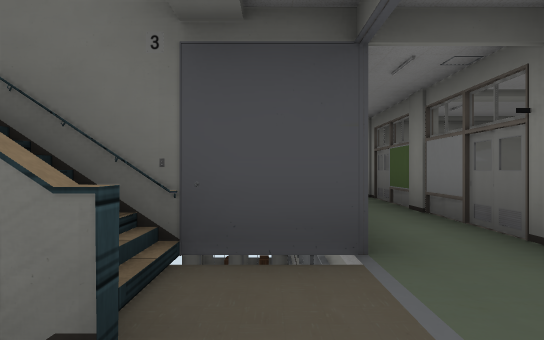
view 1 (above)

17 first-person views from a walk through a scene from a Unity 3-D project. The camera is 1.2 m above the floor, looks level and sees 75° across. The floor is counted in squares, 2 m on a side. Each view is taken from the middle of a square. On the plan, view 1 faces up. The plan holds only what a view shows up to about 10 squares ahead; the rest is blank. The place goes on beyond the plan. The player is left out. Door leaves are left out, so doorways stand open. Some surface patterns are stand-ins.

view 2
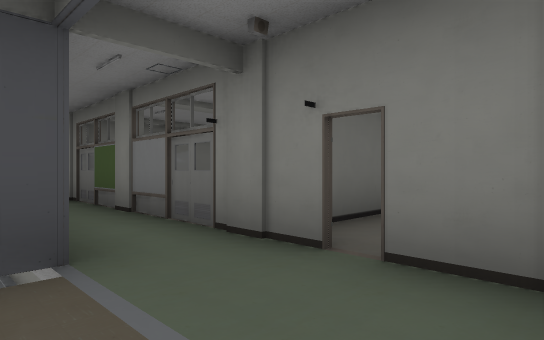

view 3
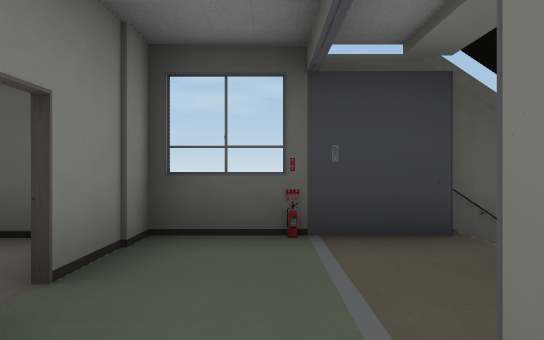

view 4
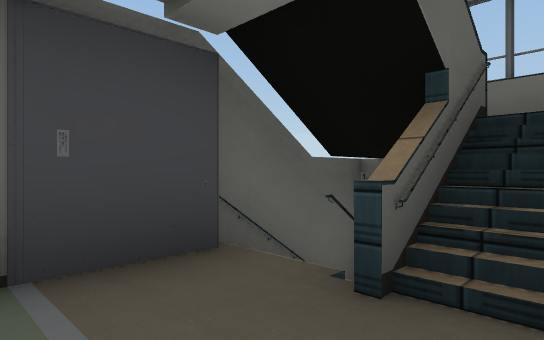

view 5
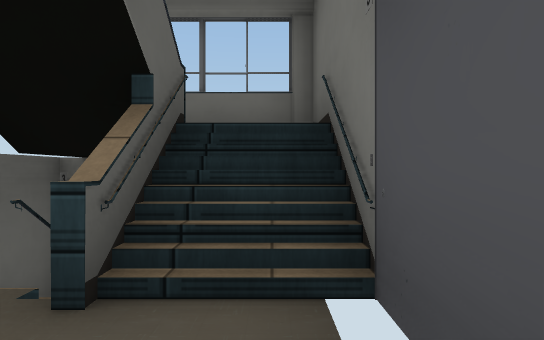

view 6
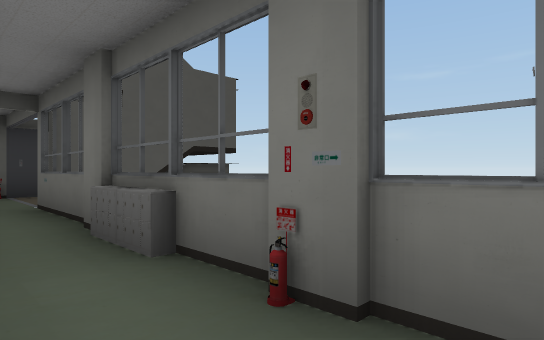

view 7
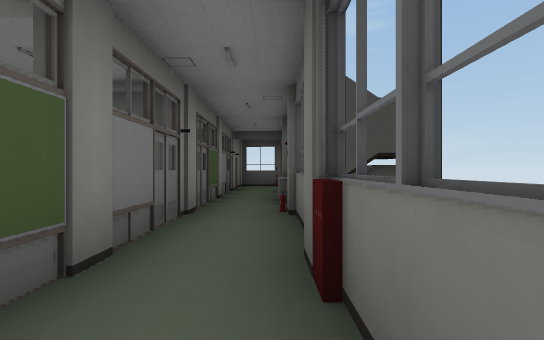

view 8
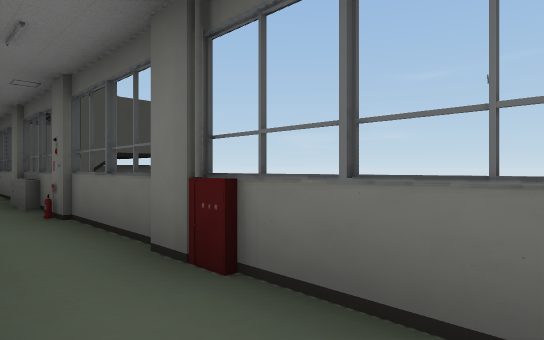

view 9
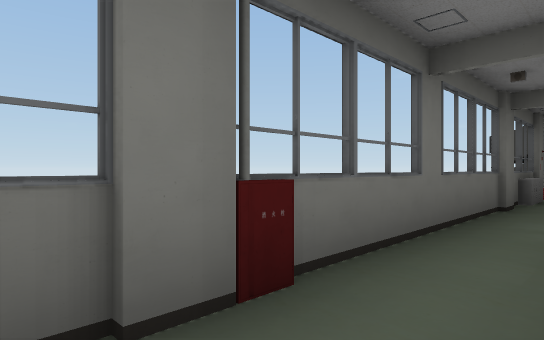

view 10
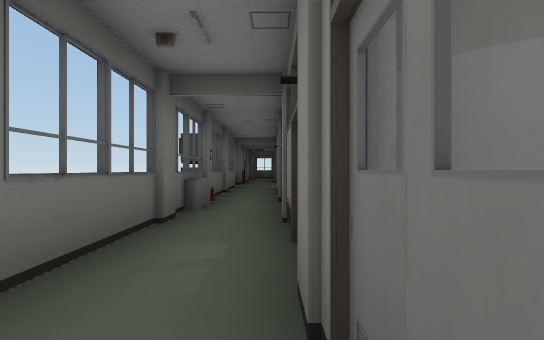

view 11
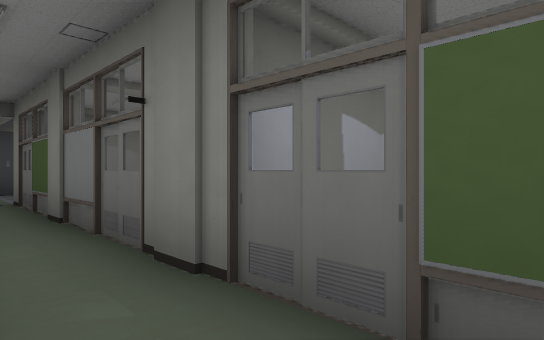

view 12
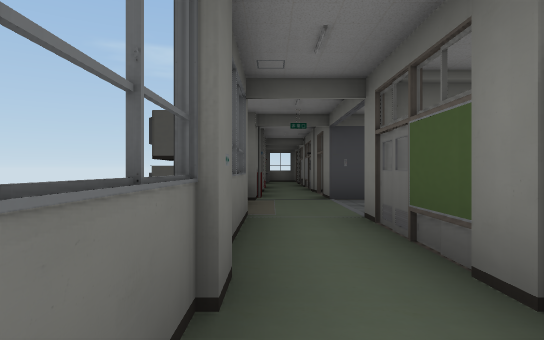

view 13
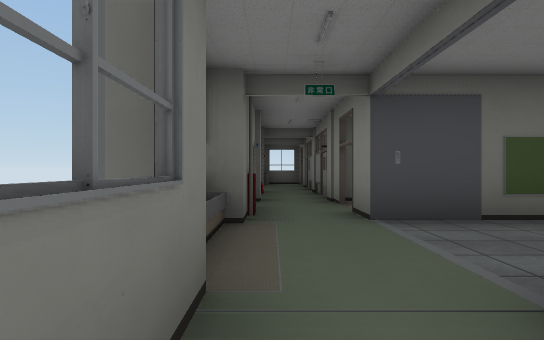

view 14
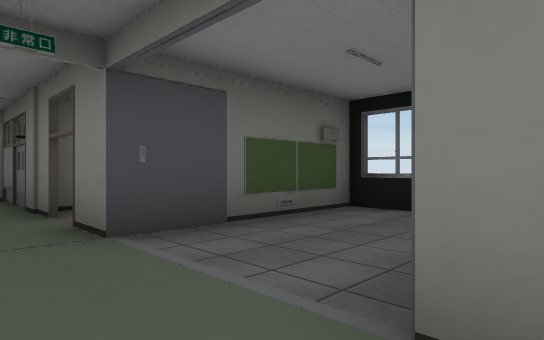

view 15
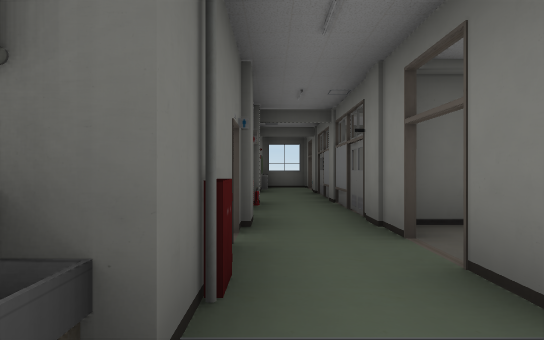

view 16
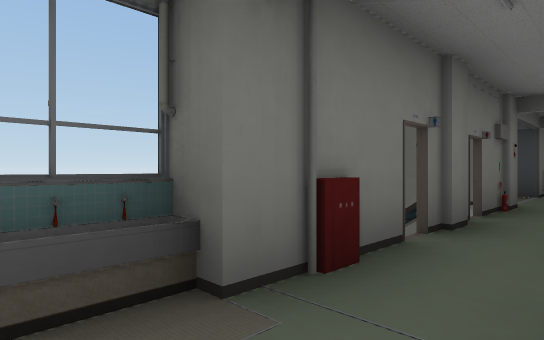

view 17
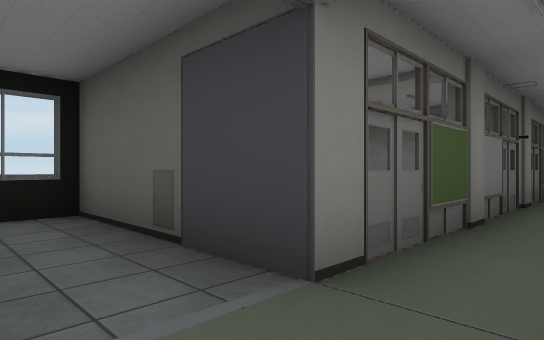

### Floor plan
Key: @ floor where view 1 was taken; # wall or solid block; . main floor; : floor 2 m higher than the main floor; / step, stairs or slope; D open door; = window, fence, low wall or low ledge; ^ raised ledge; P pillar; E fire extinguisher; L locker; I pipe; S sink; O other object.
Columns run from 4 left of view 1 to 6 right of it. Each row starts with its distance up from view 1.
 36     #.P
 35     .D.#
 34     .D.#
 33      PP
 32     #O.#
 31      D.#
 30      PP#
 29      DD#
 28     #ID
 27     #.#OOO#
 26     S.....=
 25     #.....#
 24     #..####
 23     #..#
 22     #PP
 21     #..#
 20     #..#
 19     #PP###
 18     #L.#
 17     #..#
 16     #PP
 15      ..
 14      .P
 13     #..#
 12     #P.#
 11     #.P
 10     #..#
  9     #..#
  8     #P.###
  7     #..#
  6     #L.#
  5     #PP
  4     #..#
  3  ####.P#
  2 #:///.P##
  1 #/^#.DD#
  0   DD@EP#
 -1  #####

Positions as (right, up) in squares from view 1, and headings:
1: (0, 0), facing up
2: (0, 0), facing up-right
3: (1, 3), facing down
4: (1, 2), facing down-left
5: (1, 2), facing left
6: (2, 9), facing down-left
7: (1, 13), facing down
8: (2, 13), facing down-left
9: (2, 10), facing up-left
10: (2, 12), facing up
11: (1, 17), facing up-right
12: (1, 20), facing up
13: (1, 23), facing up
14: (1, 24), facing up-right
15: (1, 26), facing up
16: (2, 26), facing up-left
17: (1, 26), facing down-right
